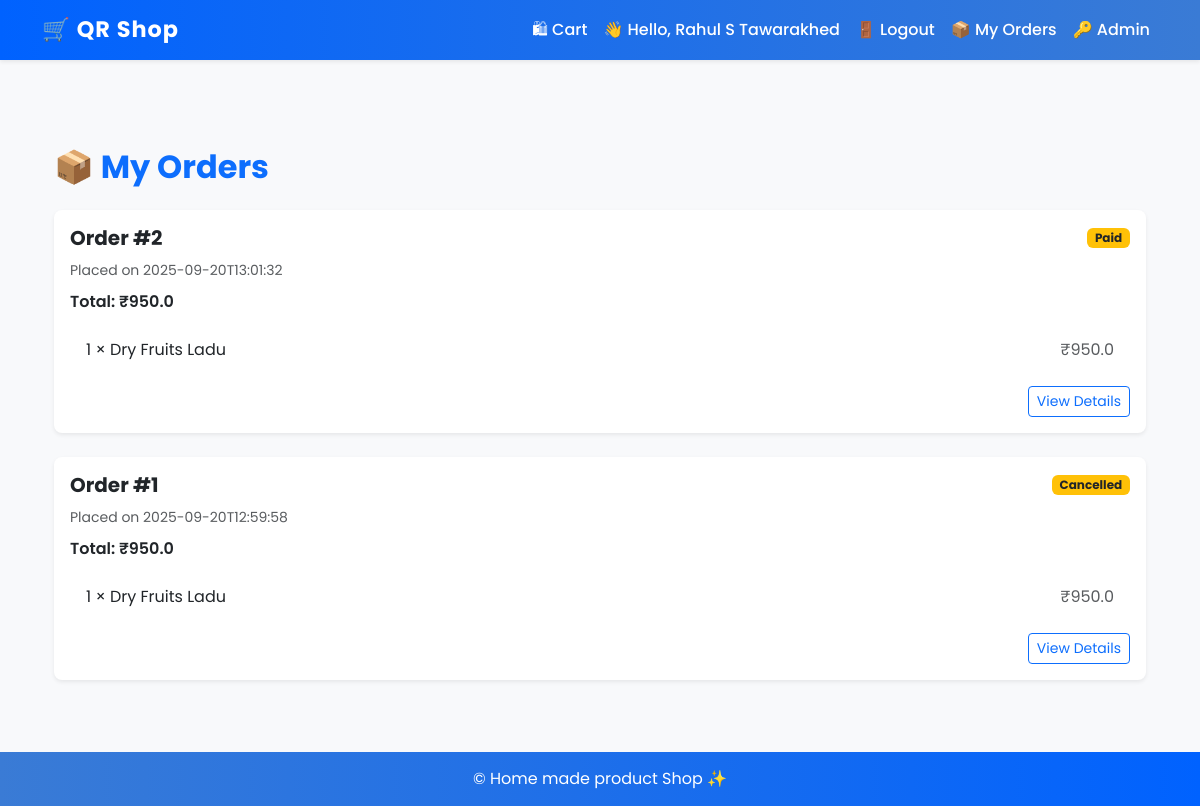
The page /my-orders (signed in) on the database its author committed.
### tables this page shows
CREATE TABLE orders (
            id INTEGER PRIMARY KEY AUTOINCREMENT,
            items_json TEXT NOT NULL,
            total REAL NOT NULL,
            status TEXT DEFAULT 'pending',
            txn_id TEXT,
            buyer_name TEXT,
            buyer_phone TEXT,
            address_line1 TEXT,
            address_line2 TEXT,
            city TEXT,
            state TEXT,
            pincode TEXT,
            buyer_address TEXT,  -- ✅ Added field
            user_id INTEGER,
            created_at TEXT
        );

### app.py (the view)
@app.route("/my-orders")
def my_orders():
    if "user_id" not in session:
        flash("Please login to view your orders.", "error")
        return redirect(url_for("login", next=url_for("my_orders")))
    conn = get_db()
    rows = conn.execute("SELECT * FROM orders WHERE user_id=? ORDER BY id DESC", (session["user_id"],)).fetchall()
    conn.close()
    orders = []
    for r in rows:
        orders.append({
            "id": r["id"],
            "total": r["total"],
            "status": r["status"],
            "created_at": r["created_at"],
            "items": json.loads(r["items_json"]) if r["items_json"] else []
        })
    return render_template("my_orders.html", orders=orders)

### app.py (called while the page is built)
def get_db():
    conn = sqlite3.connect(DB_PATH)
    conn.row_factory = sqlite3.Row
    return conn

@app.before_request
def ensure_db():
    if not os.path.exists(DB_PATH):
        init_db()

### templates/my_orders.html (shortened to what this page needs)
{% extends "base.html" %}
{% block content %}
<head>
</head>
<div class="container my-5">
    <h2 class="fw-bold mb-4 text-primary">📦 My Orders</h2>
    {% if orders %}
    {% for o in orders %}
    <div class="card shadow-sm mb-4 border-0 rounded-3">
        <div class="card-body">
            <div class="d-flex justify-content-between align-items-center mb-2">
                <h5 class="mb-0 fw-bold">Order #{{ o.id }}</h5>
                <span class="badge
              {% if o.status == 'delivered' %} bg-success
              {% elif o.status == 'shipped' %} bg-info text-dark
              {% elif o.status == 'paid' %} bg-primary
              {% elif o.status == 'cancelled' %} bg-danger
              {% else %} bg-warning text-dark {% endif %}">
                    {{ o.status | capitalize }}
                </span>
            </div>
            <p class="text-muted mb-2"><small>Placed on {{ o.created_at }}</small></p>
            <p class="fw-semibold">Total: ₹{{ o.total }}</p>
            <ul class="list-group list-group-flush mb-3">
                {% for it in o['items'] %}
                <li class="list-group-item d-flex justify-content-between align-items-center">
                    <span>{{ it.qty }} × {{ it.name }}</span>
                    <span class="text-muted">₹{{ it.price }}</span>
                </li>
                {% endfor %}
            </ul>
            <div class="d-flex justify-content-end">
                <a href="{{ url_for('order_summary', order_id=o.id) }}" class="btn btn-sm btn-outline-primary">View
                    Details</a>
            </div>
        </div>
    </div>
    {% endfor %}
    {% else %}
    <div class="text-center py-5">
        <h5 class="text-muted">You have not placed any orders yet.</h5>
        <a href="{{ url_for('index') }}" class="btn btn-primary mt-3">Start Shopping</a>
    </div>
    {% endif %}
</div>
{% endblock %}

### templates/base.html (style rules this page uses)
body { font-family: 'Poppins', sans-serif; background: #f8f9fb; color: #333; }

### rows shown on the page
orders: id "2", status "Paid", created_at "2025-09-20T13:01:32", total "950.0", qty "1", name "Dry Fruits Ladu", price "950.0"
orders: id "1", status "Cancelled", created_at "2025-09-20T12:59:58", total "950.0", qty "1", name "Dry Fruits Ladu", price "950.0"

### other values the page prints
{{ session['user_name'] }} "Rahul S Tawarakhed"
